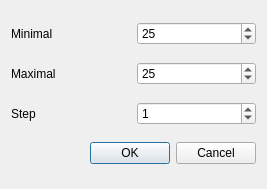
<?xml version="1.0" encoding="UTF-8"?>
<ui version="4.0">
 <class>MinMaxDialog</class>
 <widget class="QDialog" name="MinMaxDialog">
  <property name="geometry">
   <rect>
    <x>0</x>
    <y>0</y>
    <width>267</width>
    <height>189</height>
   </rect>
  </property>
  <property name="windowTitle">
   <string>Dialog</string>
  </property>
  <layout class="QGridLayout" name="gridLayout">
   <item row="0" column="0">
    <widget class="QLabel" name="label">
     <property name="text">
      <string>Minimal</string>
     </property>
    </widget>
   </item>
   <item row="0" column="1">
    <widget class="QSpinBox" name="pmin">
     <property name="maximum">
      <number>9999</number>
     </property>
     <property name="value">
      <number>25</number>
     </property>
    </widget>
   </item>
   <item row="1" column="0">
    <widget class="QLabel" name="label_2">
     <property name="text">
      <string>Maximal</string>
     </property>
    </widget>
   </item>
   <item row="1" column="1">
    <widget class="QSpinBox" name="pmax">
     <property name="maximum">
      <number>9999</number>
     </property>
     <property name="value">
      <number>25</number>
     </property>
    </widget>
   </item>
   <item row="2" column="0">
    <widget class="QLabel" name="label_3">
     <property name="text">
      <string>Step</string>
     </property>
    </widget>
   </item>
   <item row="2" column="1">
    <widget class="QSpinBox" name="pstep">
     <property name="value">
      <number>1</number>
     </property>
    </widget>
   </item>
   <item row="3" column="0" colspan="2">
    <widget class="QDialogButtonBox" name="buttonBox">
     <property name="orientation">
      <enum>Qt::Horizontal</enum>
     </property>
     <property name="standardButtons">
      <set>QDialogButtonBox::Cancel|QDialogButtonBox::Ok</set>
     </property>
    </widget>
   </item>
  </layout>
 </widget>
 <resources/>
 <connections>
  <connection>
   <sender>buttonBox</sender>
   <signal>accepted()</signal>
   <receiver>MinMaxDialog</receiver>
   <slot>accept()</slot>
   <hints>
    <hint type="sourcelabel">
     <x>248</x>
     <y>254</y>
    </hint>
    <hint type="destinationlabel">
     <x>157</x>
     <y>274</y>
    </hint>
   </hints>
  </connection>
  <connection>
   <sender>buttonBox</sender>
   <signal>rejected()</signal>
   <receiver>MinMaxDialog</receiver>
   <slot>reject()</slot>
   <hints>
    <hint type="sourcelabel">
     <x>316</x>
     <y>260</y>
    </hint>
    <hint type="destinationlabel">
     <x>286</x>
     <y>274</y>
    </hint>
   </hints>
  </connection>
 </connections>
</ui>
